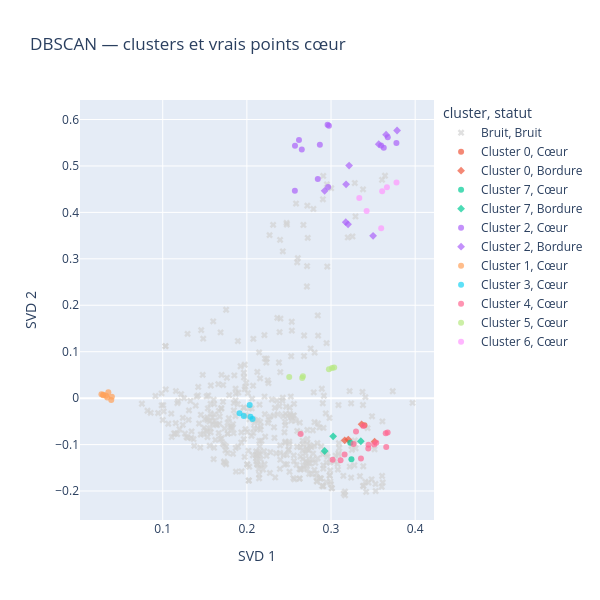

Here is the notebook cell this chart was saved with:
### Code cell
coeurs = np.zeros(len(labels), dtype=bool)
coeurs[dbscan.core_sample_indices_] = True

visualisation["statut"] = np.where(
    labels == -1,
    "Bruit",
    np.where(coeurs, "Cœur", "Bordure")
)

fig = px.scatter(
    visualisation,
    x="SVD 1",
    y="SVD 2",
    color="cluster",
    symbol="statut",
    symbol_map={"Cœur": "circle", "Bordure": "diamond", "Bruit": "x"},
    color_discrete_map={"Bruit": "lightgray"},
    hover_data=["id", "statut"],
    opacity=0.7,
    title="DBSCAN — clusters et vrais points cœur",
    height=600,
    width=600
)

fig.show()

### Figure 1 — Plotly figure (JSON) as saved in the notebook; plotly's stock layout.template omitted (floating-point values rounded to 4 significant figures; data arrays with more than 128 entries replaced by an {"elided": "..."} marker saying what was removed)
{"data": [{"customdata": {"elided": "428x2 mixed values"}, "hovertemplate": "cluster=Bruit<br>statut=%{customdata[1]}<br>SVD 1=%{x}<br>SVD 2=%{y}<br>id=%{customdata[0]}<extra></extra>", "legendgroup": "Bruit, Bruit", "marker": {"color": "lightgray", "opacity": 0.7, "symbol": "x"}, "mode": "markers", "name": "Bruit, Bruit", "orientation": "v", "showlegend": true, "type": "scatter", "x": {"elided": "428 float values"}, "xaxis": "x", "y": {"elided": "428 float values"}, "yaxis": "y"}, {"customdata": [[22, "Cœur"]], "hovertemplate": "cluster=Cluster 0<br>statut=%{customdata[1]}<br>SVD 1=%{x}<br>SVD 2=%{y}<br>id=%{customdata[0]}<extra></extra>", "legendgroup": "Cluster 0, Cœur", "marker": {"color": "#EF553B", "opacity": 0.7, "symbol": "circle"}, "mode": "markers", "name": "Cluster 0, Cœur", "orientation": "v", "showlegend": true, "type": "scatter", "x": [0.3398], "xaxis": "x", "y": [-0.05812], "yaxis": "y"}, {"customdata": [[23, "Bordure"], [359, "Bordure"], [360, "Bordure"], [497, "Bordure"]], "hovertemplate": "cluster=Cluster 0<br>statut=%{customdata[1]}<br>SVD 1=%{x}<br>SVD 2=%{y}<br>id=%{customdata[0]}<extra></extra>", "legendgroup": "Cluster 0, Bordure", "marker": {"color": "#EF553B", "opacity": 0.7, "symbol": "diamond"}, "mode": "markers", "name": "Cluster 0, Bordure", "orientation": "v", "showlegend": true, "type": "scatter", "x": [0.3163, 0.3205, 0.3363, 0.3518], "xaxis": "x", "y": [-0.09079, -0.08924, -0.05642, -0.09376], "yaxis": "y"}, {"customdata": [[440, "Cœur"], [441, "Cœur"]], "hovertemplate": "cluster=Cluster 7<br>statut=%{customdata[1]}<br>SVD 1=%{x}<br>SVD 2=%{y}<br>id=%{customdata[0]}<extra></extra>", "legendgroup": "Cluster 7, Cœur", "marker": {"color": "#00cc96", "opacity": 0.7, "symbol": "circle"}, "mode": "markers", "name": "Cluster 7, Cœur", "orientation": "v", "showlegend": true, "type": "scatter", "x": [0.3243, 0.3229], "xaxis": "x", "y": [-0.1315, -0.096], "yaxis": "y"}, {"customdata": [[24, "Bordure"], [442, "Bordure"], [443, "Bordure"]], "hovertemplate": "cluster=Cluster 7<br>statut=%{customdata[1]}<br>SVD 1=%{x}<br>SVD 2=%{y}<br>id=%{customdata[0]}<extra></extra>", "legendgroup": "Cluster 7, Bordure", "marker": {"color": "#00cc96", "opacity": 0.7, "symbol": "diamond"}, "mode": "markers", "name": "Cluster 7, Bordure", "orientation": "v", "showlegend": true, "type": "scatter", "x": [0.3355, 0.2925, 0.3025], "xaxis": "x", "y": [-0.09286, -0.1138, -0.08225], "yaxis": "y"}, {"customdata": [[58, "Cœur"], [63, "Cœur"], [64, "Cœur"], [65, "Cœur"], [72, "Cœur"], [98, "Cœur"], [138, "Cœur"], [322, "Cœur"], [334, "Cœur"], [432, "Cœur"], [433, "Cœur"], [470, "Cœur"], [491, "Cœur"]], "hovertemplate": "cluster=Cluster 2<br>statut=%{customdata[1]}<br>SVD 1=%{x}<br>SVD 2=%{y}<br>id=%{customdata[0]}<extra></extra>", "legendgroup": "Cluster 2, Cœur", "marker": {"color": "#ab63fa", "opacity": 0.7, "symbol": "circle"}, "mode": "markers", "name": "Cluster 2, Cœur", "orientation": "v", "showlegend": true, "type": "scatter", "x": [0.2975, 0.2867, 0.2959, 0.2619, 0.257, 0.3674, 0.3627, 0.3777, 0.2965, 0.2572, 0.2653, 0.2843, 0.3595], "xaxis": "x", "y": [0.5863, 0.5454, 0.5887, 0.5559, 0.4465, 0.5615, 0.5389, 0.5496, 0.4548, 0.5437, 0.5356, 0.472, 0.5438], "yaxis": "y"}, {"customdata": [[36, "Bordure"], [116, "Bordure"], [124, "Bordure"], [335, "Bordure"], [336, "Bordure"], [347, "Bordure"], [471, "Bordure"], [476, "Bordure"], [493, "Bordure"]], "hovertemplate": "cluster=Cluster 2<br>statut=%{customdata[1]}<br>SVD 1=%{x}<br>SVD 2=%{y}<br>id=%{customdata[0]}<extra></extra>", "legendgroup": "Cluster 2, Bordure", "marker": {"color": "#ab63fa", "opacity": 0.7, "symbol": "diamond"}, "mode": "markers", "name": "Cluster 2, Bordure", "orientation": "v", "showlegend": true, "type": "scatter", "x": [0.3567, 0.3785, 0.3654, 0.35, 0.3179, 0.3175, 0.2924, 0.3202, 0.3215], "xaxis": "x", "y": [0.5469, 0.5763, 0.5672, 0.3495, 0.4604, 0.3788, 0.4465, 0.3743, 0.5007], "yaxis": "y"}, {"customdata": [[48, "Cœur"], [69, "Cœur"], [238, "Cœur"], [319, "Cœur"], [332, "Cœur"], [371, "Cœur"], [396, "Cœur"], [490, "Cœur"]], "hovertemplate": "cluster=Cluster 1<br>statut=%{customdata[1]}<br>SVD 1=%{x}<br>SVD 2=%{y}<br>id=%{customdata[0]}<extra></extra>", "legendgroup": "Cluster 1, Cœur", "marker": {"color": "#FFA15A", "opacity": 0.7, "symbol": "circle"}, "mode": "markers", "name": "Cluster 1, Cœur", "orientation": "v", "showlegend": true, "type": "scatter", "x": [0.02719, 0.03536, 0.02921, 0.02948, 0.03264, 0.03958, 0.03885, 0.03407], "xaxis": "x", "y": [0.008445, 0.01251, 0.006119, 0.007063, 0.005428, 0.002919, -0.003869, 0.001422], "yaxis": "y"}, {"customdata": [[75, "Cœur"], [77, "Cœur"], [195, "Cœur"], [226, "Cœur"], [361, "Cœur"]], "hovertemplate": "cluster=Cluster 3<br>statut=%{customdata[1]}<br>SVD 1=%{x}<br>SVD 2=%{y}<br>id=%{customdata[0]}<extra></extra>", "legendgroup": "Cluster 3, Cœur", "marker": {"color": "#19d3f3", "opacity": 0.7, "symbol": "circle"}, "mode": "markers", "name": "Cluster 3, Cœur", "orientation": "v", "showlegend": true, "type": "scatter", "x": [0.1963, 0.2043, 0.1913, 0.2034, 0.2067], "xaxis": "x", "y": [-0.03842, -0.04005, -0.03265, -0.01471, -0.04467], "yaxis": "y"}, {"customdata": [[87, "Cœur"], [88, "Cœur"], [89, "Cœur"], [90, "Cœur"], [200, "Cœur"], [201, "Cœur"], [202, "Cœur"], [203, "Cœur"], [260, "Cœur"], [265, "Cœur"], [266, "Cœur"], [269, "Cœur"], [270, "Cœur"], [406, "Cœur"], [407, "Cœur"]], "hovertemplate": "cluster=Cluster 4<br>statut=%{customdata[1]}<br>SVD 1=%{x}<br>SVD 2=%{y}<br>id=%{customdata[0]}<extra></extra>", "legendgroup": "Cluster 4, Cœur", "marker": {"color": "#FF6692", "opacity": 0.7, "symbol": "circle"}, "mode": "markers", "name": "Cluster 4, Cœur", "orientation": "v", "showlegend": true, "type": "scatter", "x": [0.3656, 0.365, 0.3538, 0.3673, 0.3514, 0.3161, 0.3268, 0.2639, 0.3356, 0.3445, 0.3113, 0.3385, 0.3443, 0.3019, 0.3297], "xaxis": "x", "y": [-0.1055, -0.07549, -0.09593, -0.0738, -0.1, -0.1212, -0.09886, -0.07703, -0.13, -0.1004, -0.1335, -0.06012, -0.1083, -0.1329, -0.07197], "yaxis": "y"}, {"customdata": [[108, "Cœur"], [109, "Cœur"], [110, "Cœur"], [390, "Cœur"], [391, "Cœur"], [392, "Cœur"]], "hovertemplate": "cluster=Cluster 5<br>statut=%{customdata[1]}<br>SVD 1=%{x}<br>SVD 2=%{y}<br>id=%{customdata[0]}<extra></extra>", "legendgroup": "Cluster 5, Cœur", "marker": {"color": "#B6E880", "opacity": 0.7, "symbol": "circle"}, "mode": "markers", "name": "Cluster 5, Cœur", "orientation": "v", "showlegend": true, "type": "scatter", "x": [0.2666, 0.2503, 0.3038, 0.2657, 0.2975, 0.3012], "xaxis": "x", "y": [0.04713, 0.04549, 0.0662, 0.04321, 0.06215, 0.06466], "yaxis": "y"}, {"customdata": [[167, "Cœur"], [169, "Cœur"], [185, "Cœur"], [237, "Cœur"], [289, "Cœur"], [315, "Cœur"]], "hovertemplate": "cluster=Cluster 6<br>statut=%{customdata[1]}<br>SVD 1=%{x}<br>SVD 2=%{y}<br>id=%{customdata[0]}<extra></extra>", "legendgroup": "Cluster 6, Cœur", "marker": {"color": "#FF97FF", "opacity": 0.7, "symbol": "circle"}, "mode": "markers", "name": "Cluster 6, Cœur", "orientation": "v", "showlegend": true, "type": "scatter", "x": [0.3596, 0.3664, 0.3608, 0.3336, 0.3778, 0.3423], "xaxis": "x", "y": [0.3656, 0.4544, 0.4455, 0.4308, 0.4646, 0.4027], "yaxis": "y"}], "layout": {"height": 600, "legend": {"title": {"text": "cluster, statut"}, "tracegroupgap": 0}, "title": {"text": "DBSCAN — clusters et vrais points cœur"}, "width": 600, "xaxis": {"anchor": "y", "domain": [0, 1], "title": {"text": "SVD 1"}}, "yaxis": {"anchor": "x", "domain": [0, 1], "title": {"text": "SVD 2"}}}}
